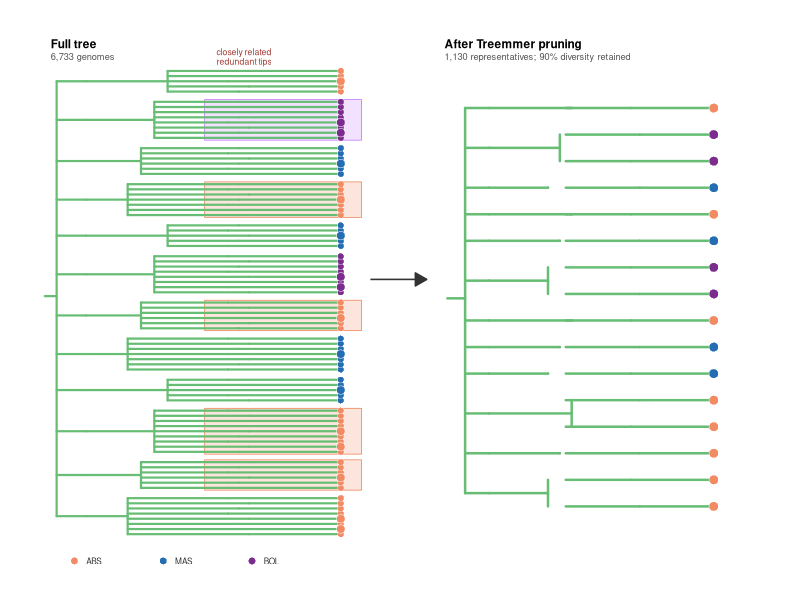
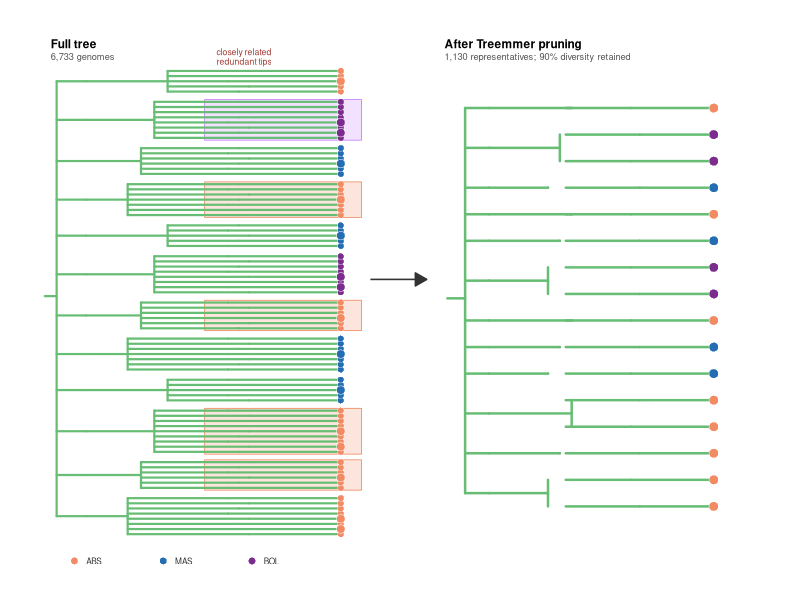
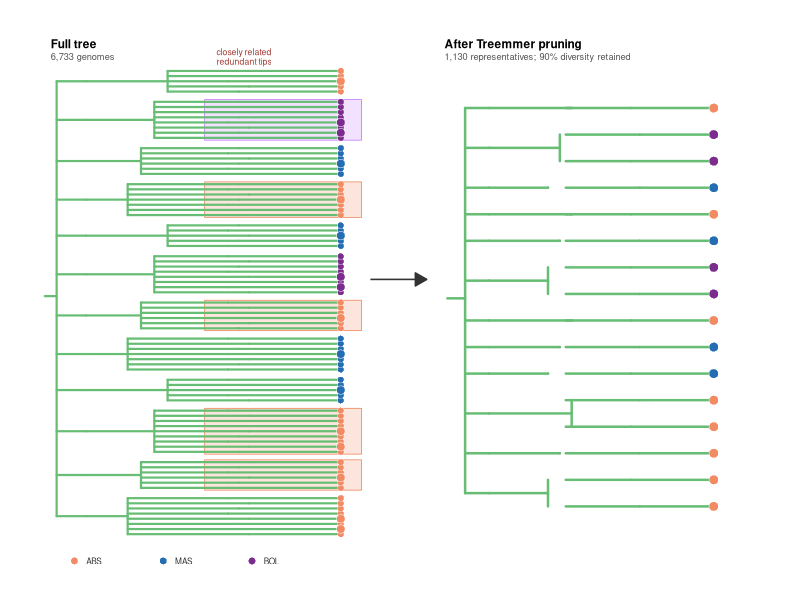

Write R code to recreate these figures, in order.
#!/usr/bin/env Rscript

suppressPackageStartupMessages({
  library(ggplot2)
  library(dplyr)
  library(grid)
})

args <- commandArgs(trailingOnly = TRUE)
if (length(args) < 1) {
  stop("Usage: Rscript 01_plot_treemmer_sampling_schematic.R OUTPUT_DIR")
}
outdir <- args[[1]]
dir.create(outdir, showWarnings = FALSE, recursive = TRUE)

cluster_sizes <- c(8, 6, 9, 5, 7, 6, 8, 5, 7, 6, 8, 5)
cluster_subsp <- c("ABS", "ABS", "ABS", "MAS", "MAS", "ABS", "BOL", "MAS", "ABS", "MAS", "BOL", "ABS")
subsp_cols <- c("ABS" = "#F28B63", "MAS" = "#256DB3", "BOL" = "#7C2C8E")
branch_col <- "#66BD73"

segments_full <- tibble()
tips_full <- tibble()
cluster_info <- tibble()

add_seg <- function(tbl, panel, x, y, xend, yend, cluster) {
  bind_rows(tbl, tibble(panel = panel, x = x, y = y, xend = xend, yend = yend, cluster = cluster))
}

y0 <- 0
for (i in seq_along(cluster_sizes)) {
  size <- cluster_sizes[[i]]
  ys <- y0:(y0 + size - 1)
  root_y <- mean(ys)
  stem_x <- 0.28 + 0.045 * ((i - 1) %% 4)
  tip_x <- 1.00
  segments_full <- add_seg(segments_full, "Full tree", stem_x, min(ys), stem_x, max(ys), i)
  segments_full <- add_seg(segments_full, "Full tree", 0.14, root_y, stem_x, root_y, i)
  close_cluster <- i %in% c(2, 3, 6, 9, 11)
  keep_idx <- c(ceiling(size / 2))
  if (size >= 8) keep_idx <- c(keep_idx, 2)
  for (j in seq_along(ys)) {
    branch_x <- 0.62 + 0.035 * ((j + i) %% 3)
    segments_full <- add_seg(segments_full, "Full tree", stem_x, ys[[j]], branch_x, ys[[j]], i)
    segments_full <- add_seg(segments_full, "Full tree", branch_x, ys[[j]], tip_x, ys[[j]], i)
    tips_full <- bind_rows(
      tips_full,
      tibble(
        panel = "Full tree",
        x = tip_x,
        y = ys[[j]],
        cluster = i,
        subsp = cluster_subsp[[i]],
        selected = j %in% keep_idx,
        close_cluster = close_cluster
      )
    )
  }
  cluster_info <- bind_rows(
    cluster_info,
    tibble(cluster = i, y_min = min(ys) - 0.45, y_max = max(ys) + 0.45, y_mid = root_y, close_cluster = close_cluster)
  )
  y0 <- y0 + size + 1
}

root_y <- mean(cluster_info$y_mid)
segments_full <- add_seg(segments_full, "Full tree", 0.04, min(cluster_info$y_mid), 0.04, max(cluster_info$y_mid), 0)
segments_full <- add_seg(segments_full, "Full tree", 0.00, root_y, 0.04, root_y, 0)
for (yy in cluster_info$y_mid) {
  segments_full <- add_seg(segments_full, "Full tree", 0.04, yy, 0.14, yy, 0)
}

selected_full <- tips_full %>% filter(selected)
rep_y <- selected_full %>%
  arrange(y) %>%
  mutate(rep_y = (row_number() - 1) / (n() - 1) * (max(tips_full$y) * 0.86) + max(tips_full$y) * 0.06)

rep_segments <- tibble()
rep_tips <- tibble()
rep_clusters <- rep_y %>%
  group_by(cluster, subsp) %>%
  summarise(y_mid = mean(rep_y), y_min = min(rep_y), y_max = max(rep_y), .groups = "drop")

for (i in seq_len(nrow(rep_clusters))) {
  row <- rep_clusters[i, ]
  stem_x <- 1.70 + 0.04 * ((row$cluster - 1) %% 3)
  rep_segments <- add_seg(rep_segments, "Treemmer-pruned tree", stem_x, row$y_min, stem_x, row$y_max, row$cluster)
  rep_segments <- add_seg(rep_segments, "Treemmer-pruned tree", 1.50, row$y_mid, stem_x, row$y_mid, row$cluster)
}
for (i in seq_len(nrow(rep_y))) {
  row <- rep_y[i, ]
  branch_x <- 1.98 + 0.03 * (i %% 2)
  rep_segments <- add_seg(rep_segments, "Treemmer-pruned tree", 1.76, row$rep_y, branch_x, row$rep_y, row$cluster)
  rep_segments <- add_seg(rep_segments, "Treemmer-pruned tree", branch_x, row$rep_y, 2.26, row$rep_y, row$cluster)
  rep_tips <- bind_rows(rep_tips, tibble(panel = "Treemmer-pruned tree", x = 2.26, y = row$rep_y, subsp = row$subsp))
}
rep_segments <- add_seg(rep_segments, "Treemmer-pruned tree", 1.42, min(rep_clusters$y_mid), 1.42, max(rep_clusters$y_mid), 0)
rep_segments <- add_seg(rep_segments, "Treemmer-pruned tree", 1.36, mean(rep_clusters$y_mid), 1.42, mean(rep_clusters$y_mid), 0)
for (yy in rep_clusters$y_mid) {
  rep_segments <- add_seg(rep_segments, "Treemmer-pruned tree", 1.42, yy, 1.50, yy, 0)
}

highlight_df <- cluster_info %>%
  filter(close_cluster) %>%
  left_join(tibble(cluster = seq_along(cluster_subsp), subsp = cluster_subsp), by = "cluster") %>%
  mutate(
    xmin = 0.54,
    xmax = 1.07,
    fill_col = recode(subsp, "ABS" = "#F28B63", "MAS" = "#40C9D0", "BOL" = "#C77CFF")
  )

legend_df <- tibble(subsp = names(subsp_cols), x = c(0.10, 0.40, 0.70), y = -5.2)

p <- ggplot() +
  geom_rect(
    data = highlight_df,
    aes(xmin = xmin, xmax = xmax, ymin = y_min, ymax = y_max),
    fill = highlight_df$fill_col,
    color = highlight_df$fill_col,
    linewidth = 0.28,
    alpha = 0.22
  ) +
  geom_segment(
    data = segments_full,
    aes(x = x, y = y, xend = xend, yend = yend),
    color = branch_col,
    linewidth = 0.75,
    lineend = "round"
  ) +
  geom_point(
    data = tips_full,
    aes(x = x, y = y, fill = subsp),
    shape = 21,
    color = "white",
    stroke = 0.18,
    size = 2.05
  ) +
  geom_point(
    data = selected_full,
    aes(x = x, y = y, fill = subsp),
    shape = 21,
    color = "white",
    stroke = 0.25,
    size = 2.7
  ) +
  geom_segment(
    data = rep_segments,
    aes(x = x, y = y, xend = xend, yend = yend),
    color = branch_col,
    linewidth = 0.85,
    lineend = "round"
  ) +
  geom_point(
    data = rep_tips,
    aes(x = x, y = y, fill = subsp),
    shape = 21,
    color = "white",
    stroke = 0.25,
    size = 3.0
  ) +
  annotate("text", x = 0.02, y = max(tips_full$y) + 5.3, label = "Full tree", hjust = 0, size = 3.0, fontface = "bold") +
  annotate("text", x = 0.02, y = max(tips_full$y) + 2.8, label = "6,733 genomes", hjust = 0, size = 2.35, color = "#555555") +
  annotate("text", x = 0.58, y = max(tips_full$y) + 2.8, label = "closely related\nredundant tips", hjust = 0, size = 2.2, color = "#A33A34", lineheight = 0.92) +
  annotate("text", x = 1.35, y = max(tips_full$y) + 5.3, label = "After Treemmer pruning", hjust = 0, size = 3.0, fontface = "bold") +
  annotate("text", x = 1.35, y = max(tips_full$y) + 2.8, label = "1,130 representatives; 90% diversity retained", hjust = 0, size = 2.35, color = "#555555") +
  annotate(
    "segment",
    x = 1.10, xend = 1.29, y = max(tips_full$y) * 0.55, yend = max(tips_full$y) * 0.55,
    arrow = arrow(length = unit(0.13, "inches"), type = "closed"),
    color = "#333333",
    linewidth = 0.55
  ) +
  geom_point(
    data = legend_df,
    aes(x = x, y = y, fill = subsp),
    shape = 21,
    color = "white",
    stroke = 0.25,
    size = 2.3
  ) +
  geom_text(
    data = legend_df,
    aes(x = x + 0.04, y = y, label = subsp),
    hjust = 0,
    vjust = 0.5,
    size = 2.1,
    color = "#333333"
  ) +
  scale_fill_manual(values = subsp_cols) +
  coord_cartesian(xlim = c(-0.02, 2.42), ylim = c(-7.0, max(tips_full$y) + 8), clip = "off") +
  theme_void() +
  theme(
    legend.position = "none",
    plot.background = element_rect(fill = "white", color = NA),
    panel.background = element_rect(fill = "white", color = NA),
    plot.margin = margin(2, 2, 2, 2)
  )

png <- file.path(outdir, "Fig1A_treemmer_two_panel_schematic.png")
pdf <- file.path(outdir, "Fig1A_treemmer_two_panel_schematic.pdf")
svg <- file.path(outdir, "Fig1A_treemmer_two_panel_schematic.svg")

ggsave(png, p, width = 7.4, height = 2.8, dpi = 600, bg = "white")
ggsave(pdf, p, width = 7.4, height = 2.8, useDingbats = FALSE, bg = "white")
ggsave(svg, p, width = 7.4, height = 2.8, bg = "white")

message(png)
message(pdf)
message(svg)
